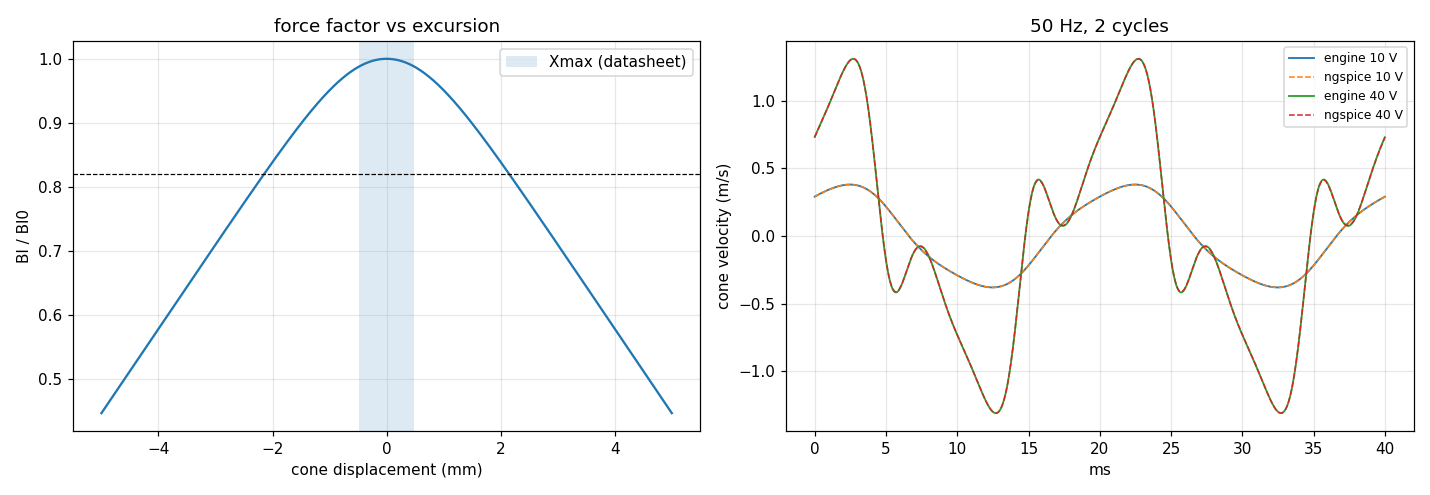

This figure's Python source:
#!/usr/bin/env python3
"""Large-signal speaker (Devices.h SpeakerMotor): the engine against ngspice
(speaker.cir with nl=1, the same corrections as behavioural sources, solved fully
implicitly) on sine drive from well inside to well past Xmax.

  1. Bl(x) / Bl0: the overhung coil's overlap with the fringed gap field, and
     where it falls to 82 % (the usual definition of a driver's usable excursion)
  2. 50 and 100 Hz at 2 .. 40 V: peak displacement, THD of the cone velocity,
     compression of the fundamental against the linear model, engine vs ngspice

  python3 nonlinear.py [--plot out.png]
"""
import argparse, os, re, subprocess, tempfile
import numpy as np

os.environ["OMP_NUM_THREADS"] = "1"
HERE = os.path.dirname(os.path.abspath(__file__))
DECK = os.path.join(HERE, "speaker.cir")
TOOL = os.path.join(HERE, "..", "..", "build", "speaker_render")
FS = 96000
GAP, XMAX, FRINGE = 7.9e-3, 0.48e-3, 1e-3


def bl_ratio(x):
    def G(u):
        t = np.abs(u) / FRINGE
        return FRINGE * (t + np.log1p(np.exp(-2 * t)) - np.log(2))
    def ovl(p):
        return 0.5 * (G(p + XMAX + GAP) - G(p - XMAX) - G(p + XMAX) + G(p - XMAX - GAP))
    return ovl(x) / ovl(0.0)


def spice(amp, freq, cycles, nl):
    txt = open(DECK).read()
    txt, n = re.subn(r"(?m)^(\.param nl=)(\S+)", rf"\g<1>{nl}", txt)
    assert n
    txt = re.sub(r"(?m)^Vin src 0 .*$",
                 f"Vin src 0 dc 0 sin(0 {amp} {freq})\nBfade fade 0 V={{min(1, time*{freq}/4)}}", txt)
    # the fade-in, as the engine's: scale the source through a B-source instead
    txt = txt.replace(f"Vin src 0 dc 0 sin(0 {amp} {freq})",
                      f"Vin src0 0 dc 0 sin(0 {amp} {freq})\nBin src 0 V={{v(src0)*v(fade)}}")
    dur = cycles / freq
    ctl = (".control\nset wr_singlescale\nset wr_vecnames\n"
           f"tran {1/FS:.6g} {dur:.6g} 0 {1/FS:.6g}\nwrdata sine.dat v(u) v(xx)\nquit\n.endc")
    txt = re.sub(r"(?s)\.control.*\.endc", ctl, txt)
    work = tempfile.mkdtemp(prefix="spknl_")
    open(os.path.join(work, "d.cir"), "w").write(txt)
    r = subprocess.run(["ngspice", "-b", "d.cir"], cwd=work, capture_output=True, text=True)
    path = os.path.join(work, "sine.dat")
    if not os.path.exists(path):
        raise RuntimeError(r.stdout[-1500:])
    d = np.loadtxt(path, skiprows=1)
    return d[:, 0], d[:, 1], d[:, 2]


def engine(amp, freq, cycles, nl):
    out = tempfile.mktemp(suffix=".dat")
    subprocess.run([TOOL, "sine", str(amp), str(freq), str(cycles), out, "--fs", str(FS), "--set", f"nl={nl}"],
                   check=True, capture_output=True)
    d = np.loadtxt(out, skiprows=1)
    os.remove(out)
    return d[:, 0], d[:, 1], d[:, 3]


def analyse(t, y, freq, cycles_used=4):
    """fundamental amplitude and THD (%) over the last whole cycles, uniformly resampled"""
    T = 1 / freq
    t1 = t[-1] - 0.5 / FS
    grid = t1 - cycles_used * T + np.arange(256 * cycles_used) * (cycles_used * T / (256 * cycles_used))
    yy = np.interp(grid, t, y)
    X = np.abs(np.fft.rfft(yy - yy.mean())) / len(yy)
    h = [X[cycles_used * k] for k in range(1, 10)]
    return 2 * h[0], 100 * np.sqrt(sum(v * v for v in h[1:])) / h[0]


def main():
    ap = argparse.ArgumentParser()
    ap.add_argument("--plot")
    a = ap.parse_args()
    print("1. Bl(x) / Bl0  (gap 7.9 mm, overhang Xmax 0.48 mm, fringing 1 mm)")
    xs = np.array([0, 0.25, 0.48, 0.75, 1.0, 1.5, 2.0, 3.0, 4.0]) * 1e-3
    print("   x mm  " + " ".join(f"{x*1e3:6.2f}" for x in xs))
    print("   Bl    " + " ".join(f"{bl_ratio(x):6.3f}" for x in xs))
    xf = np.linspace(0, 6e-3, 6001)
    x82 = xf[np.argmax(bl_ratio(xf) < 0.82)]
    print(f"   falls to 82 % at {x82*1e3:.2f} mm")

    print("\n2. sine drive, closed 50 l box: engine vs ngspice (implicit)")
    print("   freq   amp V   x peak mm (eng/spice)   THD % velocity (eng/spice)   compression dB (eng/spice)   wave err")
    rows = []
    for freq in [50, 100]:
        cycles = 40
        for amp in [2, 10, 20, 40]:
            ts, us, xs_ = spice(amp, freq, cycles, 1)
            te, ue, xe = engine(amp, freq, cycles, 1)
            tl, ul, _ = engine(amp, freq, cycles, 0)
            fe, the = analyse(te, ue, freq)
            fs_, ths = analyse(ts, us, freq)
            fl, _ = analyse(tl, ul, freq)
            tail = te > te[-1] - 4 / freq
            ui = np.interp(te[tail], ts, us)
            werr = np.sqrt(np.mean((ue[tail] - ui) ** 2)) / np.sqrt(np.mean(ui ** 2))
            xpe = np.max(np.abs(xe[tail]))
            xps = np.max(np.abs(np.interp(te[tail], ts, xs_)))
            ce, cs = 20 * np.log10(fe / fl), 20 * np.log10(fs_ / fl)
            print(f"   {freq:4d}   {amp:5.0f}   {xpe*1e3:6.2f} / {xps*1e3:6.2f}          {the:6.2f} / {ths:6.2f}"
                  f"                {ce:+6.2f} / {cs:+6.2f}             {werr:.1e}")
            rows.append((freq, amp, te, ue, ts, us))

    if a.plot:
        import matplotlib
        matplotlib.use("Agg")
        import matplotlib.pyplot as plt
        fig, ax = plt.subplots(1, 2, figsize=(13, 4.5))
        xf2 = np.linspace(-5e-3, 5e-3, 1001)
        ax[0].plot(xf2 * 1e3, bl_ratio(xf2))
        ax[0].axvspan(-XMAX * 1e3, XMAX * 1e3, alpha=0.15, label="Xmax (datasheet)")
        ax[0].axhline(0.82, ls="--", lw=0.8, color="k")
        ax[0].set_xlabel("cone displacement (mm)"); ax[0].set_ylabel("Bl / Bl0"); ax[0].set_title("force factor vs excursion")
        ax[0].legend(); ax[0].grid(alpha=0.3)
        for freq, amp, te, ue, ts, us in rows:
            if freq == 50 and amp in (10, 40):
                tail = te > te[-1] - 2 / freq
                ax[1].plot((te[tail] - te[tail][0]) * 1e3, ue[tail], lw=1.2, label=f"engine {amp} V")
                m = ts > te[-1] - 2 / freq
                ax[1].plot((ts[m] - te[tail][0]) * 1e3, us[m], "--", lw=1, label=f"ngspice {amp} V")
        ax[1].set_xlabel("ms"); ax[1].set_ylabel("cone velocity (m/s)"); ax[1].set_title("50 Hz, 2 cycles")
        ax[1].legend(fontsize=8); ax[1].grid(alpha=0.3)
        fig.tight_layout()
        fig.savefig(a.plot, dpi=110)


if __name__ == "__main__":
    main()
